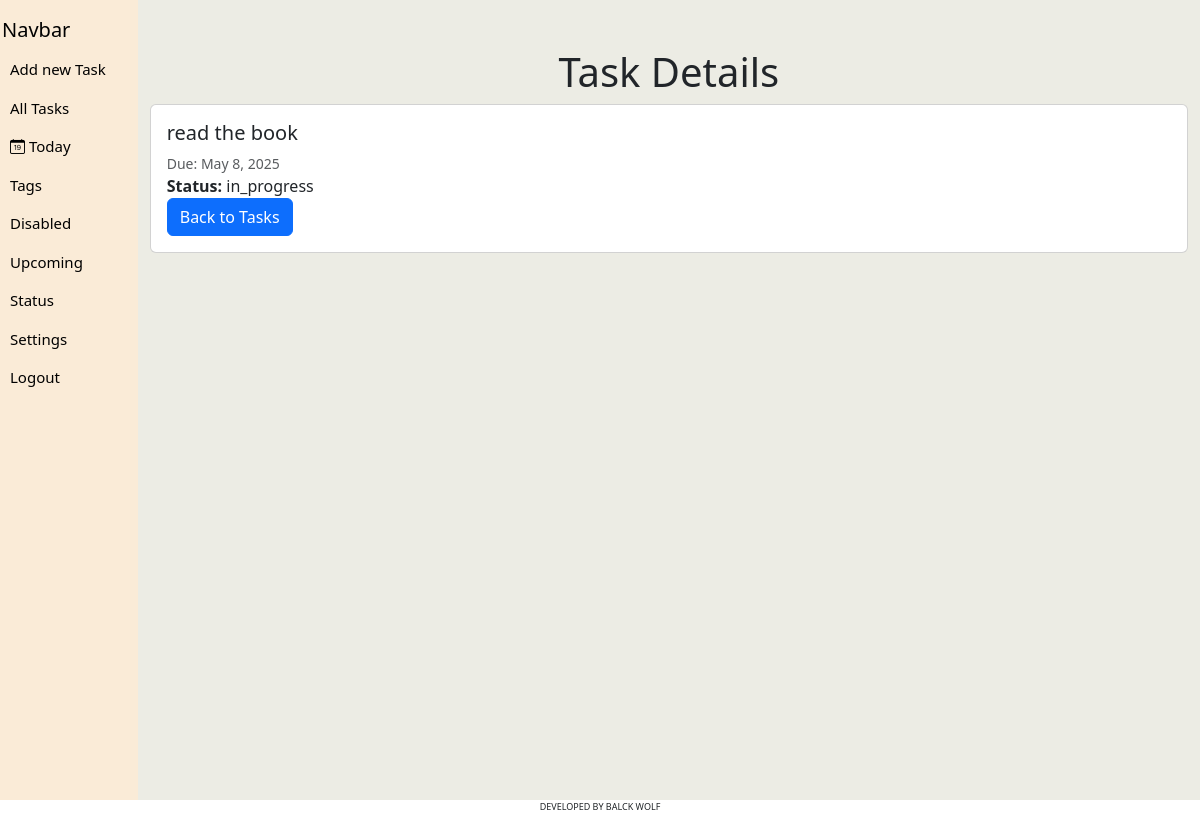
Screenshot of /base/tsk/39 with the database file from the repository.
### base/models.py (models this page shows)
class task(models.Model):
    title = models.CharField(max_length=255)
    description = models.TextField()
    user = models.ForeignKey(User, on_delete=models.CASCADE)
    created_at = models.DateTimeField(auto_now_add=True)
    updated_on = models.DateTimeField(default=datetime.now)
    due_date = models.DateField(default=datetime.now)
    priority = models.CharField(
        max_length=20, default='normal')
    status = models.CharField(
        max_length=20, choices=status_choices, default='in_progress')
    completed = models.BooleanField(default=0)
    tags = models.ManyToManyField(tag, null=True, default='')

### base/views.py (the view)
# urls.py: path('tsk/<int:id>', views.task_detail, name='task_detail'),
def task_detail(request, id):
    task_data = task.objects.get(id=id)
    username = request.session.get('username')
    print(username)
    return render(request, 'base/task_detail.html', {'task': task_data, 'username': username})

### base/templates/base/task_detail.html (shortened to what this page needs)
{% extends 'base/base.html' %}
{% block content %}
    <div class="container mt-5">
        <h1 class="text-center">Task Details</h1>
        <div class="card mb-3">
            <div class="card-body">
                <h5 class="card-title">{{ task.title }}</h5>
                <p class="card-text"><small class="text-muted">Due: {{ task.due_date }}</small></p>
                <p class="card-text"><strong>Status:</strong> {{ task.status }}</p>
                <a href="{% url 'index' %}" class="btn btn-primary">Back to Tasks</a>
            </div>
        </div>
    </div>
{% endblock %}

### base/static/style.css (style rules this page uses)
p { margin: 0px !important; }

### rows the page displays
task: title "read the book", due_date "May 8, 2025", status "in_progress"
